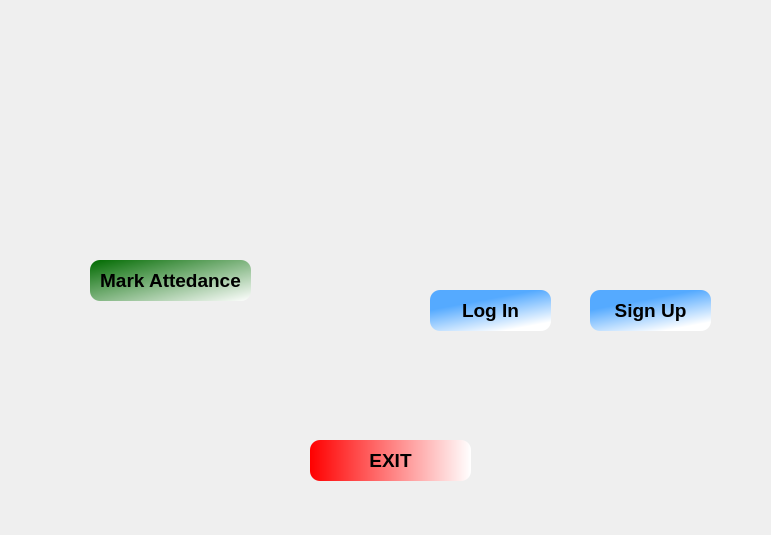
<?xml version="1.0" encoding="UTF-8"?>
<ui version="4.0">
 <class>Form</class>
 <widget class="QWidget" name="Form">
  <property name="geometry">
   <rect>
    <x>0</x>
    <y>0</y>
    <width>771</width>
    <height>535</height>
   </rect>
  </property>
  <property name="windowTitle">
   <string>Form</string>
  </property>
  <widget class="QLabel" name="label">
   <property name="geometry">
    <rect>
     <x>20</x>
     <y>10</y>
     <width>741</width>
     <height>511</height>
    </rect>
   </property>
   <property name="styleSheet">
    <string notr="true">background-image: url(:/newPrefix/Icons/Home_Bg.jpeg);</string>
   </property>
   <property name="text">
    <string/>
   </property>
   <property name="pixmap">
    <pixmap>../Icons/Home_Bg.jpeg</pixmap>
   </property>
   <property name="scaledContents">
    <bool>true</bool>
   </property>
  </widget>
  <widget class="QPushButton" name="pushButton">
   <property name="geometry">
    <rect>
     <x>90</x>
     <y>260</y>
     <width>161</width>
     <height>41</height>
    </rect>
   </property>
   <property name="font">
    <font>
     <pointsize>14</pointsize>
     <weight>75</weight>
     <bold>true</bold>
    </font>
   </property>
   <property name="styleSheet">
    <string notr="true">background-color: qlineargradient(spread:pad, x1:0, y1:0, x2:1, y2:1, stop:0 rgba(0, 106, 0, 255), stop:1 rgba(255, 255, 255, 255));

border-radius: 10px; /* Adjust the radius to control the curve */

</string>
   </property>
   <property name="text">
    <string>Mark Attedance</string>
   </property>
   <property name="autoDefault">
    <bool>false</bool>
   </property>
  </widget>
  <widget class="QPushButton" name="pushButton_2">
   <property name="geometry">
    <rect>
     <x>310</x>
     <y>440</y>
     <width>161</width>
     <height>41</height>
    </rect>
   </property>
   <property name="font">
    <font>
     <pointsize>14</pointsize>
     <weight>75</weight>
     <bold>true</bold>
    </font>
   </property>
   <property name="styleSheet">
    <string notr="true">background-color: qlineargradient(spread:pad, x1:0, y1:0, x2:1, y2:0, stop:0 rgba(255, 0, 0, 255), stop:1 rgba(255, 255, 255, 255));
border-radius: 10px; /* Adjust the radius to control the curve */

</string>
   </property>
   <property name="text">
    <string>EXIT</string>
   </property>
   <property name="autoDefault">
    <bool>false</bool>
   </property>
  </widget>
  <widget class="QPushButton" name="pushButton_3">
   <property name="geometry">
    <rect>
     <x>430</x>
     <y>290</y>
     <width>121</width>
     <height>41</height>
    </rect>
   </property>
   <property name="font">
    <font>
     <pointsize>14</pointsize>
     <weight>75</weight>
     <bold>true</bold>
    </font>
   </property>
   <property name="styleSheet">
    <string notr="true">background-color: qlineargradient(spread:pad, x1:0.471, y1:0.227364, x2:0.831, y2:0.875, stop:0 rgba(85, 170, 255, 255), stop:1 rgba(255, 255, 255, 255));
border-radius: 10px; /* Adjust the radius to control the curve */

</string>
   </property>
   <property name="text">
    <string>Log In</string>
   </property>
   <property name="autoDefault">
    <bool>false</bool>
   </property>
  </widget>
  <widget class="QPushButton" name="pushButton_4">
   <property name="geometry">
    <rect>
     <x>590</x>
     <y>290</y>
     <width>121</width>
     <height>41</height>
    </rect>
   </property>
   <property name="font">
    <font>
     <pointsize>14</pointsize>
     <weight>75</weight>
     <bold>true</bold>
    </font>
   </property>
   <property name="styleSheet">
    <string notr="true">background-color: qlineargradient(spread:pad, x1:0.471, y1:0.227364, x2:0.831, y2:0.875, stop:0 rgba(85, 170, 255, 255), stop:1 rgba(255, 255, 255, 255));
border-radius: 10px; /* Adjust the radius to control the curve */

</string>
   </property>
   <property name="text">
    <string>Sign Up</string>
   </property>
   <property name="autoDefault">
    <bool>false</bool>
   </property>
  </widget>
  <widget class="QLabel" name="label_2">
   <property name="geometry">
    <rect>
     <x>90</x>
     <y>60</y>
     <width>161</width>
     <height>161</height>
    </rect>
   </property>
   <property name="text">
    <string/>
   </property>
   <property name="pixmap">
    <pixmap>../Icons/student_mark_attedance_logo.png</pixmap>
   </property>
   <property name="scaledContents">
    <bool>true</bool>
   </property>
  </widget>
  <widget class="QLabel" name="label_3">
   <property name="geometry">
    <rect>
     <x>460</x>
     <y>60</y>
     <width>221</width>
     <height>211</height>
    </rect>
   </property>
   <property name="text">
    <string/>
   </property>
   <property name="pixmap">
    <pixmap>../Icons/faculty_icon.jpg</pixmap>
   </property>
   <property name="scaledContents">
    <bool>true</bool>
   </property>
  </widget>
 </widget>
 <resources>
  <include location="ui_resources_files.qrc"/>
 </resources>
 <connections/>
</ui>
